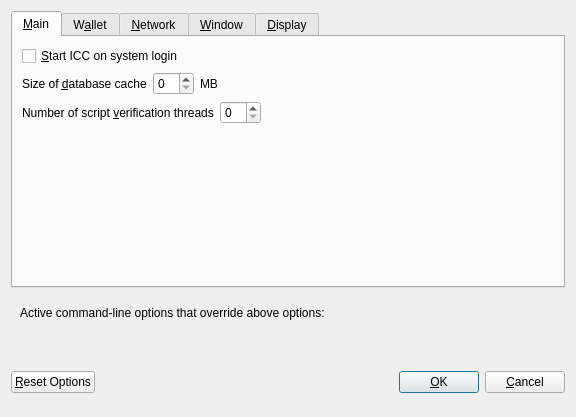
<?xml version="1.0" encoding="UTF-8"?>
<ui version="4.0">
 <class>OptionsDialog</class>
 <widget class="QDialog" name="OptionsDialog">
  <property name="geometry">
   <rect>
    <x>0</x>
    <y>0</y>
    <width>576</width>
    <height>417</height>
   </rect>
  </property>
  <property name="windowTitle">
   <string>Options</string>
  </property>
  <property name="modal">
   <bool>true</bool>
  </property>
  <layout class="QVBoxLayout" name="verticalLayout">
   <item>
    <widget class="QTabWidget" name="tabWidget">
     <property name="currentIndex">
      <number>0</number>
     </property>
     <widget class="QWidget" name="tabMain">
      <attribute name="title">
       <string>&amp;Main</string>
      </attribute>
      <layout class="QVBoxLayout" name="verticalLayout_Main">
       <item>
        <widget class="QCheckBox" name="bitcoinAtStartup">
         <property name="toolTip">
          <string>Automatically start ICC after logging in to the system.</string>
         </property>
         <property name="text">
          <string>&amp;Start ICC on system login</string>
         </property>
        </widget>
       </item>
       <item>
        <layout class="QHBoxLayout" name="horizontalLayout_2_Main">
         <item>
          <widget class="QLabel" name="databaseCacheLabel">
           <property name="text">
            <string>Size of &amp;database cache</string>
           </property>
           <property name="textFormat">
            <enum>Qt::PlainText</enum>
           </property>
           <property name="buddy">
            <cstring>databaseCache</cstring>
           </property>
          </widget>
         </item>
         <item>
          <widget class="QSpinBox" name="databaseCache"/>
         </item>
         <item>
          <widget class="QLabel" name="databaseCacheUnitLabel">
           <property name="text">
            <string>MB</string>
           </property>
           <property name="textFormat">
            <enum>Qt::PlainText</enum>
           </property>
          </widget>
         </item>
         <item>
          <spacer name="horizontalSpacer_2_Main">
           <property name="orientation">
            <enum>Qt::Horizontal</enum>
           </property>
           <property name="sizeHint" stdset="0">
            <size>
             <width>40</width>
             <height>20</height>
            </size>
           </property>
          </spacer>
         </item>
        </layout>
       </item>
       <item>
        <layout class="QHBoxLayout" name="horizontalLayout_3_Main">
         <item>
          <widget class="QLabel" name="threadsScriptVerifLabel">
           <property name="text">
            <string>Number of script &amp;verification threads</string>
           </property>
           <property name="textFormat">
            <enum>Qt::PlainText</enum>
           </property>
           <property name="buddy">
            <cstring>threadsScriptVerif</cstring>
           </property>
          </widget>
         </item>
         <item>
          <widget class="QSpinBox" name="threadsScriptVerif">
           <property name="toolTip">
            <string>(0 = auto, &lt;0 = leave that many cores free)</string>
           </property>
          </widget>
         </item>
         <item>
          <spacer name="horizontalSpacer_3_Main">
           <property name="orientation">
            <enum>Qt::Horizontal</enum>
           </property>
           <property name="sizeHint" stdset="0">
            <size>
             <width>40</width>
             <height>20</height>
            </size>
           </property>
          </spacer>
         </item>
        </layout>
       </item>
       <item>
        <spacer name="verticalSpacer_Main">
         <property name="orientation">
          <enum>Qt::Vertical</enum>
         </property>
         <property name="sizeHint" stdset="0">
          <size>
           <width>20</width>
           <height>40</height>
          </size>
         </property>
        </spacer>
       </item>
      </layout>
     </widget>
     <widget class="QWidget" name="tabWallet">
      <attribute name="title">
       <string>W&amp;allet</string>
      </attribute>
      <layout class="QVBoxLayout" name="verticalLayout_Wallet">
       <item>
        <widget class="QGroupBox" name="groupBox">
         <property name="title">
          <string>Expert</string>
         </property>
         <layout class="QVBoxLayout" name="verticalLayout_2">
          <item>
           <widget class="QCheckBox" name="coinControlFeatures">
            <property name="toolTip">
             <string>Whether to show coin control features or not.</string>
            </property>
            <property name="text">
             <string>Enable coin &amp;control features</string>
            </property>
           </widget>
          </item>
          <item>
           <widget class="QCheckBox" name="showMasternodesTab">
            <property name="toolTip">
             <string>Show additional tab listing all your masternodes in first sub-tab&lt;br/&gt;and all masternodes on the network in second sub-tab.</string>
            </property>
            <property name="text">
             <string>Show Masternodes Tab</string>
            </property>
           </widget>
          </item>
          <item>
           <widget class="QCheckBox" name="spendZeroConfChange">
            <property name="toolTip">
             <string>If you disable the spending of unconfirmed change, the change from a transaction&lt;br/&gt;cannot be used until that transaction has at least one confirmation.&lt;br/&gt;This also affects how your balance is computed.</string>
            </property>
            <property name="text">
             <string>&amp;Spend unconfirmed change</string>
            </property>
           </widget>
          </item>
         </layout>
        </widget>
       </item>
       <item>
        <spacer name="verticalSpacer_Wallet">
         <property name="orientation">
          <enum>Qt::Vertical</enum>
         </property>
         <property name="sizeHint" stdset="0">
          <size>
           <width>20</width>
           <height>40</height>
          </size>
         </property>
        </spacer>
       </item>
      </layout>
     </widget>
     <widget class="QWidget" name="tabNetwork">
      <attribute name="title">
       <string>&amp;Network</string>
      </attribute>
      <layout class="QVBoxLayout" name="verticalLayout_Network">
       <item>
        <widget class="QCheckBox" name="mapPortUpnp">
         <property name="toolTip">
          <string>Automatically open the ICC client port on the router. This only works when your router supports UPnP and it is enabled.</string>
         </property>
         <property name="text">
          <string>Map port using &amp;UPnP</string>
         </property>
        </widget>
       </item>
       <item>
        <widget class="QCheckBox" name="allowIncoming">
         <property name="toolTip">
          <string>Accept connections from outside</string>
         </property>
         <property name="text">
          <string>Allow incoming connections</string>
         </property>
        </widget>
       </item>
       <item>
        <widget class="QCheckBox" name="connectSocks">
         <property name="toolTip">
          <string>Connect to the ICC network through a SOCKS5 proxy.</string>
         </property>
         <property name="text">
          <string>&amp;Connect through SOCKS5 proxy (default proxy):</string>
         </property>
        </widget>
       </item>
       <item>
        <layout class="QHBoxLayout" name="horizontalLayout_1_Network">
         <item>
          <widget class="QLabel" name="proxyIpLabel">
           <property name="text">
            <string>Proxy &amp;IP:</string>
           </property>
           <property name="textFormat">
            <enum>Qt::PlainText</enum>
           </property>
           <property name="buddy">
            <cstring>proxyIp</cstring>
           </property>
          </widget>
         </item>
         <item>
          <widget class="QValidatedLineEdit" name="proxyIp">
           <property name="minimumSize">
            <size>
             <width>140</width>
             <height>0</height>
            </size>
           </property>
           <property name="maximumSize">
            <size>
             <width>140</width>
             <height>16777215</height>
            </size>
           </property>
           <property name="toolTip">
            <string>IP address of the proxy (e.g. IPv4: 127.0.0.1 / IPv6: ::1)</string>
           </property>
          </widget>
         </item>
         <item>
          <widget class="QLabel" name="proxyPortLabel">
           <property name="text">
            <string>&amp;Port:</string>
           </property>
           <property name="textFormat">
            <enum>Qt::PlainText</enum>
           </property>
           <property name="buddy">
            <cstring>proxyPort</cstring>
           </property>
          </widget>
         </item>
         <item>
          <widget class="QLineEdit" name="proxyPort">
           <property name="minimumSize">
            <size>
             <width>55</width>
             <height>0</height>
            </size>
           </property>
           <property name="maximumSize">
            <size>
             <width>55</width>
             <height>16777215</height>
            </size>
           </property>
           <property name="toolTip">
            <string>Port of the proxy (e.g. 9050)</string>
           </property>
          </widget>
         </item>
         <item>
          <spacer name="horizontalSpacer_1_Network">
           <property name="orientation">
            <enum>Qt::Horizontal</enum>
           </property>
           <property name="sizeHint" stdset="0">
            <size>
             <width>40</width>
             <height>20</height>
            </size>
           </property>
          </spacer>
         </item>
        </layout>
       </item>
       <item>
        <spacer name="verticalSpacer_Network">
         <property name="orientation">
          <enum>Qt::Vertical</enum>
         </property>
         <property name="sizeHint" stdset="0">
          <size>
           <width>20</width>
           <height>40</height>
          </size>
         </property>
        </spacer>
       </item>
      </layout>
     </widget>
     <widget class="QWidget" name="tabWindow">
      <attribute name="title">
       <string>&amp;Window</string>
      </attribute>
      <layout class="QVBoxLayout" name="verticalLayout_Window">
       <item>
        <widget class="QCheckBox" name="minimizeToTray">
         <property name="toolTip">
          <string>Show only a tray icon after minimizing the window.</string>
         </property>
         <property name="text">
          <string>&amp;Minimize to the tray instead of the taskbar</string>
         </property>
        </widget>
       </item>
       <item>
        <widget class="QCheckBox" name="minimizeOnClose">
         <property name="toolTip">
          <string>Minimize instead of exit the application when the window is closed. When this option is enabled, the application will be closed only after selecting Quit in the menu.</string>
         </property>
         <property name="text">
          <string>M&amp;inimize on close</string>
         </property>
        </widget>
       </item>
       <item>
        <spacer name="verticalSpacer_Window">
         <property name="orientation">
          <enum>Qt::Vertical</enum>
         </property>
         <property name="sizeHint" stdset="0">
          <size>
           <width>20</width>
           <height>40</height>
          </size>
         </property>
        </spacer>
       </item>
      </layout>
     </widget>
     <widget class="QWidget" name="tabDisplay">
      <attribute name="title">
       <string>&amp;Display</string>
      </attribute>
      <layout class="QVBoxLayout" name="verticalLayout_Display">
       <item>
        <layout class="QHBoxLayout" name="horizontalLayout_1_Display">
         <item>
          <widget class="QLabel" name="langLabel">
           <property name="text">
            <string>User Interface &amp;language:</string>
           </property>
           <property name="textFormat">
            <enum>Qt::PlainText</enum>
           </property>
           <property name="buddy">
            <cstring>lang</cstring>
           </property>
          </widget>
         </item>
         <item>
          <widget class="QValueComboBox" name="lang">
           <property name="toolTip">
            <string>The user interface language can be set here. This setting will take effect after restarting ICC.</string>
           </property>
          </widget>
         </item>
        </layout>
       </item>
       <item>
        <widget class="QLabel" name="label_3">
         <property name="toolTip">
          <string notr="true"/>
         </property>
         <property name="statusTip">
          <string notr="true"/>
         </property>
         <property name="whatsThis">
          <string notr="true"/>
         </property>
         <property name="accessibleName">
          <string notr="true"/>
         </property>
         <property name="text">
          <string>Language missing or translation incomplete? Help contributing translations here:
https://www.transifex.com/icc-project/icc-project-translations</string>
         </property>
         <property name="wordWrap">
          <bool>true</bool>
         </property>
         <property name="openExternalLinks">
          <bool>true</bool>
         </property>
         <property name="textInteractionFlags">
          <set>Qt::TextBrowserInteraction</set>
         </property>
        </widget>
       </item>
       <item>
        <layout class="QHBoxLayout" name="horizontalLayout_4_Display" stretch="0,0">
         <item>
          <widget class="QLabel" name="themeLabel">
           <property name="text">
            <string>User Interface Theme:</string>
           </property>
          </widget>
         </item>
         <item>
          <widget class="QValueComboBox" name="theme"/>
         </item>
        </layout>
       </item>
       <item>
        <widget class="Line" name="line">
         <property name="orientation">
          <enum>Qt::Horizontal</enum>
         </property>
        </widget>
       </item>
       <item>
        <layout class="QHBoxLayout" name="horizontalLayout_2_Display">
         <item>
          <widget class="QLabel" name="unitLabel">
           <property name="text">
            <string>&amp;Unit to show amounts in:</string>
           </property>
           <property name="textFormat">
            <enum>Qt::PlainText</enum>
           </property>
           <property name="buddy">
            <cstring>unit</cstring>
           </property>
          </widget>
         </item>
         <item>
          <widget class="QValueComboBox" name="unit">
           <property name="toolTip">
            <string>Choose the default subdivision unit to show in the interface and when sending coins.</string>
           </property>
          </widget>
         </item>
        </layout>
       </item>
       <item>
        <layout class="QHBoxLayout" name="horizontalLayout_5_Display">
         <item>
          <widget class="QLabel" name="digitsLabel">
           <property name="text">
            <string>Decimal digits</string>
           </property>
          </widget>
         </item>
         <item>
          <widget class="QValueComboBox" name="digits"/>
         </item>
        </layout>
       </item>
       <item>
        <layout class="QHBoxLayout" name="horizontalLayout_3_Display">
         <item>
          <widget class="QLabel" name="thirdPartyTxUrlsLabel">
           <property name="toolTip">
            <string>Third party URLs (e.g. a block explorer) that appear in the transactions tab as context menu items. %s in the URL is replaced by transaction hash. Multiple URLs are separated by vertical bar |.</string>
           </property>
           <property name="text">
            <string>Third party transaction URLs</string>
           </property>
           <property name="buddy">
            <cstring>thirdPartyTxUrls</cstring>
           </property>
          </widget>
         </item>
         <item>
          <widget class="QLineEdit" name="thirdPartyTxUrls">
           <property name="toolTip">
            <string>Third party URLs (e.g. a block explorer) that appear in the transactions tab as context menu items. %s in the URL is replaced by transaction hash. Multiple URLs are separated by vertical bar |.</string>
           </property>
          </widget>
         </item>
        </layout>
       </item>
       <item>
        <spacer name="verticalSpacer">
         <property name="orientation">
          <enum>Qt::Vertical</enum>
         </property>
         <property name="sizeHint" stdset="0">
          <size>
           <width>20</width>
           <height>40</height>
          </size>
         </property>
        </spacer>
       </item>
      </layout>
     </widget>
    </widget>
   </item>
   <item>
    <widget class="QFrame" name="frame">
     <layout class="QVBoxLayout" name="verticalLayout_Bottom">
      <item>
       <layout class="QHBoxLayout" name="horizontalLayout_Bottom">
        <item>
         <widget class="QLabel" name="overriddenByCommandLineInfoLabel">
          <property name="text">
           <string>Active command-line options that override above options:</string>
          </property>
          <property name="textFormat">
           <enum>Qt::PlainText</enum>
          </property>
         </widget>
        </item>
        <item>
         <spacer name="horizontalSpacer_Bottom">
          <property name="orientation">
           <enum>Qt::Horizontal</enum>
          </property>
          <property name="sizeHint" stdset="0">
           <size>
            <width>40</width>
            <height>20</height>
           </size>
          </property>
         </spacer>
        </item>
       </layout>
      </item>
      <item>
       <widget class="QLabel" name="overriddenByCommandLineLabel">
        <property name="text">
         <string/>
        </property>
        <property name="textFormat">
         <enum>Qt::PlainText</enum>
        </property>
        <property name="wordWrap">
         <bool>true</bool>
        </property>
       </widget>
      </item>
     </layout>
    </widget>
   </item>
   <item>
    <layout class="QHBoxLayout" name="horizontalLayout_Buttons">
     <item>
      <widget class="QPushButton" name="resetButton">
       <property name="toolTip">
        <string>Reset all client options to default.</string>
       </property>
       <property name="text">
        <string>&amp;Reset Options</string>
       </property>
       <property name="autoDefault">
        <bool>false</bool>
       </property>
      </widget>
     </item>
     <item>
      <spacer name="horizontalSpacer_1">
       <property name="orientation">
        <enum>Qt::Horizontal</enum>
       </property>
       <property name="sizeHint" stdset="0">
        <size>
         <width>40</width>
         <height>48</height>
        </size>
       </property>
      </spacer>
     </item>
     <item>
      <widget class="QLabel" name="statusLabel">
       <property name="minimumSize">
        <size>
         <width>200</width>
         <height>0</height>
        </size>
       </property>
       <property name="font">
        <font>
         <weight>75</weight>
         <bold>true</bold>
        </font>
       </property>
       <property name="text">
        <string/>
       </property>
       <property name="textFormat">
        <enum>Qt::PlainText</enum>
       </property>
       <property name="wordWrap">
        <bool>true</bool>
       </property>
      </widget>
     </item>
     <item>
      <spacer name="horizontalSpacer_2">
       <property name="orientation">
        <enum>Qt::Horizontal</enum>
       </property>
       <property name="sizeHint" stdset="0">
        <size>
         <width>40</width>
         <height>48</height>
        </size>
       </property>
      </spacer>
     </item>
     <item>
      <widget class="QPushButton" name="okButton">
       <property name="text">
        <string>&amp;OK</string>
       </property>
       <property name="autoDefault">
        <bool>false</bool>
       </property>
       <property name="default">
        <bool>true</bool>
       </property>
      </widget>
     </item>
     <item>
      <widget class="QPushButton" name="cancelButton">
       <property name="text">
        <string>&amp;Cancel</string>
       </property>
       <property name="autoDefault">
        <bool>false</bool>
       </property>
      </widget>
     </item>
    </layout>
   </item>
  </layout>
 </widget>
 <customwidgets>
  <customwidget>
   <class>QValidatedLineEdit</class>
   <extends>QLineEdit</extends>
   <header>qvalidatedlineedit.h</header>
  </customwidget>
  <customwidget>
   <class>QValueComboBox</class>
   <extends>QComboBox</extends>
   <header>qvaluecombobox.h</header>
  </customwidget>
 </customwidgets>
 <resources/>
 <connections/>
</ui>
